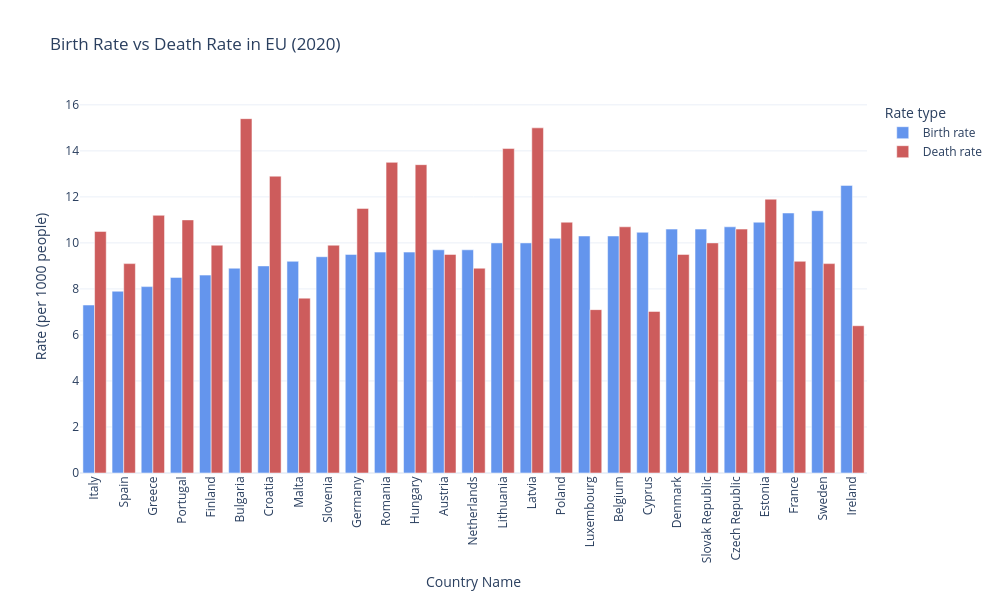

Source (notebook cell):
### Code cell
import plotly.express as px

codes_eu = [
    'AUT','BEL','BGR','HRV','CYP','CZE','DNK','EST','FIN','FRA',
    'DEU','GRC','HUN','IRL','ITA','LVA','LTU','LUX','NLD','POL',
    'PRT','ROU','SVK','SVN','ESP','SWE', 'MLT'
]

df_2020 = df[df['year'] == 2020]
df_eu = df_2020[df_2020['Country Code'].isin(codes_eu)]
df_plot = df_eu[['Country Name', 'Birth rate, crude (per 1,000 people)', 'Death rate, crude (per 1,000 people)']]
df_sorted = df_plot.sort_values('Birth rate, crude (per 1,000 people)')

# Unpivot a DataFrame from wide to long format
df_long = df_sorted.melt(id_vars = 'Country Name', var_name = 'Variable', value_name = 'Rate')
df_long['Variable'] = df_long['Variable'].replace({
    'Birth rate, crude (per 1,000 people)': 'Birth rate',
    'Death rate, crude (per 1,000 people)': 'Death rate'
})

fig = px.bar(
    df_long,
    x = 'Country Name',
    y = 'Rate',
    color = 'Variable',
    hover_name='Country Name',
    hover_data={'Country Name': False},
    color_discrete_map={
    'Birth rate': 'cornflowerblue',
    'Death rate': 'indianred'
    },
    barmode = 'group',
    template = 'plotly_white',
    title = 'Birth Rate vs Death Rate in EU (2020)',
    width = 1000,
    height = 600
)

fig.update_xaxes(tickangle=270)
fig.update_layout(legend_title_text="Rate type")
fig.update_yaxes(title = 'Rate (per 1000 people)')

fig.show()

### Figure 1 — Plotly figure (JSON) as saved in the notebook; plotly's stock layout.template omitted (floating-point values rounded to 4 significant figures)
{"data": [{"alignmentgroup": "True", "hovertemplate": "<b>%{hovertext}</b><br><br>Variable=Birth rate<br>Rate=%{y}<extra></extra>", "hovertext": ["Italy", "Spain", "Greece", "Portugal", "Finland", "Bulgaria", "Croatia", "Malta", "Slovenia", "Germany", "Romania", "Hungary", "Austria", "Netherlands", "Lithuania", "Latvia", "Poland", "Luxembourg", "Belgium", "Cyprus", "Denmark", "Slovak Republic", "Czech Republic", "Estonia", "France", "Sweden", "Ireland"], "legendgroup": "Birth rate", "marker": {"color": "cornflowerblue", "pattern": {"shape": ""}}, "name": "Birth rate", "offsetgroup": "Birth rate", "orientation": "v", "showlegend": true, "textposition": "auto", "type": "bar", "x": ["Italy", "Spain", "Greece", "Portugal", "Finland", "Bulgaria", "Croatia", "Malta", "Slovenia", "Germany", "Romania", "Hungary", "Austria", "Netherlands", "Lithuania", "Latvia", "Poland", "Luxembourg", "Belgium", "Cyprus", "Denmark", "Slovak Republic", "Czech Republic", "Estonia", "France", "Sweden", "Ireland"], "xaxis": "x", "y": [7.3, 7.9, 8.1, 8.5, 8.6, 8.9, 9.0, 9.2, 9.4, 9.5, 9.6, 9.6, 9.7, 9.7, 10.0, 10.0, 10.2, 10.3, 10.3, 10.46, 10.6, 10.6, 10.7, 10.9, 11.3, 11.4, 12.5], "yaxis": "y"}, {"alignmentgroup": "True", "hovertemplate": "<b>%{hovertext}</b><br><br>Variable=Death rate<br>Rate=%{y}<extra></extra>", "hovertext": ["Italy", "Spain", "Greece", "Portugal", "Finland", "Bulgaria", "Croatia", "Malta", "Slovenia", "Germany", "Romania", "Hungary", "Austria", "Netherlands", "Lithuania", "Latvia", "Poland", "Luxembourg", "Belgium", "Cyprus", "Denmark", "Slovak Republic", "Czech Republic", "Estonia", "France", "Sweden", "Ireland"], "legendgroup": "Death rate", "marker": {"color": "indianred", "pattern": {"shape": ""}}, "name": "Death rate", "offsetgroup": "Death rate", "orientation": "v", "showlegend": true, "textposition": "auto", "type": "bar", "x": ["Italy", "Spain", "Greece", "Portugal", "Finland", "Bulgaria", "Croatia", "Malta", "Slovenia", "Germany", "Romania", "Hungary", "Austria", "Netherlands", "Lithuania", "Latvia", "Poland", "Luxembourg", "Belgium", "Cyprus", "Denmark", "Slovak Republic", "Czech Republic", "Estonia", "France", "Sweden", "Ireland"], "xaxis": "x", "y": [10.5, 9.1, 11.2, 11.0, 9.9, 15.4, 12.9, 7.6, 9.9, 11.5, 13.5, 13.4, 9.5, 8.9, 14.1, 15.0, 10.9, 7.1, 10.7, 7.022, 9.5, 10.0, 10.6, 11.9, 9.2, 9.1, 6.4], "yaxis": "y"}], "layout": {"barmode": "group", "height": 600, "legend": {"title": {"text": "Rate type"}, "tracegroupgap": 0}, "title": {"text": "Birth Rate vs Death Rate in EU (2020)"}, "width": 1000, "xaxis": {"anchor": "y", "domain": [0, 1], "tickangle": -90, "title": {"text": "Country Name"}}, "yaxis": {"anchor": "x", "domain": [0, 1], "title": {"text": "Rate (per 1000 people)"}}}}
